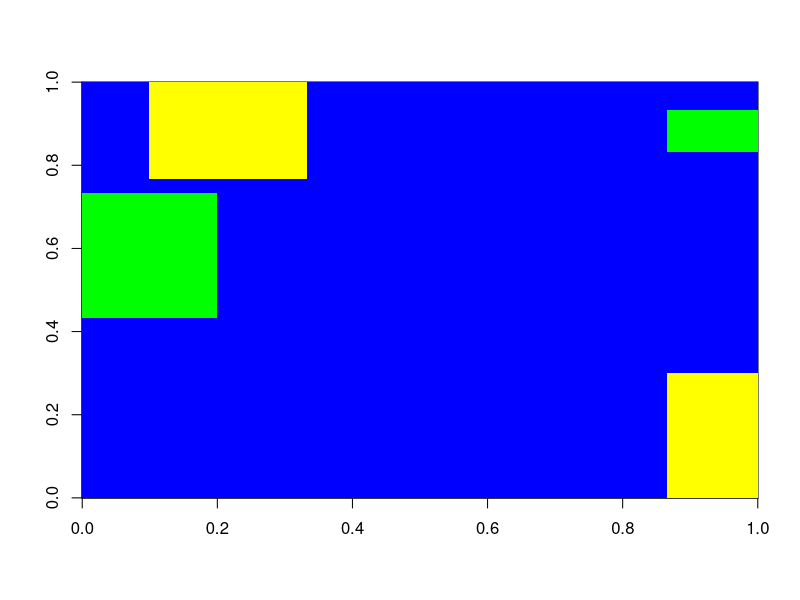

The R script that drew this image:
#Mexico City
cityGrid<-matrix(1,nrow=1500,ncol=1500)
cityGrid[1,1]<--1

#Left Rural Park
for(x in 0:300){
  for(y in 650:1100){
    cityGrid[x,y]<-0
  }
}
#Right Rural Park
for(x in 1300:1500){
  for(y in 1250:1400){
    cityGrid[x,y]<-0
  }
}

#Left Top Industrial
for(x in 150:500){
  for(y in 1150:1500){
    cityGrid[x,y]<-2
  }
}
#Right Corner Industrial
for(x in 1300:1500){
  for(y in 0:450){
    cityGrid[x,y]<-2
  }
}

image(cityGrid, col = c("black","green","blue", "yellow"))